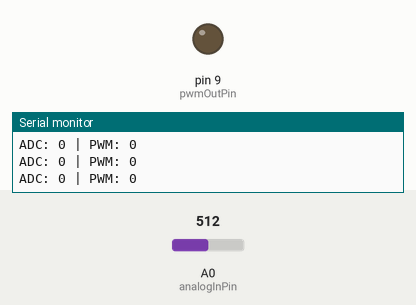
The sketch below on a simulated Arduino Uno, built with avr-gcc and run on an emulated ATmega328P. On the bench: output pins drawn as LEDs (lit = HIGH), the last lines printed to the serial monitor. The test bench sets the inputs (shaded band); at power-on: A0 (analogInPin) = 512.

Above: at 1.2 s.
1.3 s: A0 (analogInPin) set to 1023
At 4.19 s:
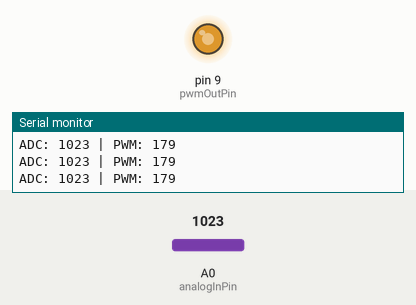
4.3 s: A0 (analogInPin) set to 306
At 5.5 s:
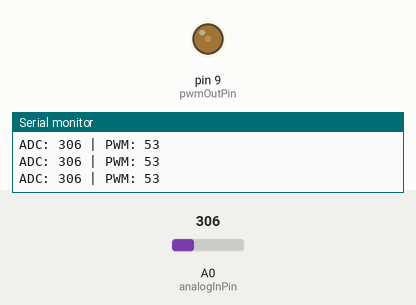
5.8 s: A0 (analogInPin) set to 511
At 8.3 s:
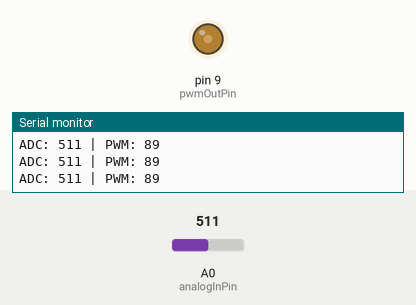
Timing chart, 0 to 9.8 s (numbered marks = the images above; inputs shaded):
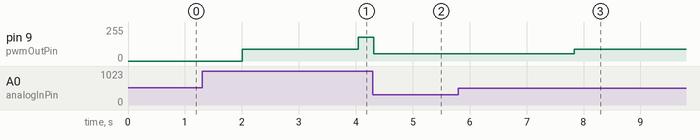

Measured:
- after the input at 4.3 s, pin 9 (pwmOutPin): 179/255 → 53/255 at once
- after the input at 5.8 s, pin 9 (pwmOutPin): 53/255 → 89/255 after 2.0 s

The sketch:

A_5V_weak_analog_input_with_delayed_output_Discrete.ino
```cpp
// Weak 5v analog input. Provide 3.3v output 0.5 Amp.
// If input is rising wait 2 sec before letting output rise
// If input drops then output drops immediately.
// Input of “0–5V in → 0–3.5V out” requirement maps to:
// PWM duty capped at 70% max (because 3.5/5 = 0.7)

//Example in/out put
//Vin	Vout
//5.0V	3.5V
//3.0V	2.1V
//2.0V	1.4V
//1.0V	1.0V (forced)
//0.5V	1.0V (forced)
//0V	0V

const int analogInPin = A0;
const int pwmOutPin   = 9;

const unsigned long riseDelayMs = 2000;

// Delayed-rise / instant-fall state
int lastOutput = 0;
int targetOutput = 0;
unsigned long riseStartTime = 0;
bool rising = false;

const float scaleFactor = 0.7; // 5V in -> 3.5V out

// ADC thresholds
const int ADC_1V   = 205;  // ~1.0V
const int ADC_0_5V = 102;  // ~0.5V
const int ADC_TOL  = 15;   // tolerance window

void setup() {
  Serial.begin(9600);
  pinMode(pwmOutPin, OUTPUT);
}

void loop() {
  int input = analogRead(analogInPin);  // 0–1023
  unsigned long now = millis();

  if (input > lastOutput) {
    // Voltage is rising
    if (!rising) {
      rising = true;
      riseStartTime = now;
      targetOutput = input;
    }

    // After delay, allow rise
    if (now - riseStartTime >= riseDelayMs) {
      lastOutput = targetOutput;
      rising = false;
    }

  } else {
    // Voltage is falling or stable → follow immediately
    lastOutput = input;
    rising = false;
  }

//  // Convert ADC (0–1023) to PWM (0–255), then scale to 70%
//   int pwm = (int)(lastOutput * 255.0 / 1023.0 * scaleFactor + 0.5);
//   pwm = constrain(pwm, 0, 255);
//   //int pwm = map(lastOutput, 0, 1023, 0, 255);//lastOutput (expected range 0–1023) and scales it proportionally to a new range of 0–255.

  // -------- SPECIAL CASE DISCRETE LOGIC --------
  // -------- SET 1.0V & 0.5V input to 1.0V out --

  float outputVoltage;

  if (abs(lastOutput - ADC_1V) <= ADC_TOL ||
      abs(lastOutput - ADC_0_5V) <= ADC_TOL) {
    // Force 1.0V output
    outputVoltage = 1.0;
  } else {
    // Normal scaled output
    float vin = lastOutput * 5.0 / 1023.0;
    outputVoltage = vin * scaleFactor;
  }

  // Convert desired output voltage to PWM
  int pwm = (int)(outputVoltage * 255.0 / 5.0 + 0.5);
  pwm = constrain(pwm, 0, 255);

  analogWrite(pwmOutPin, pwm);

  Serial.print("ADC: ");
  Serial.print(lastOutput);
  Serial.print(" | PWM: ");
  Serial.println(pwm);

  delay(5); // small loop stability delay
}
```
